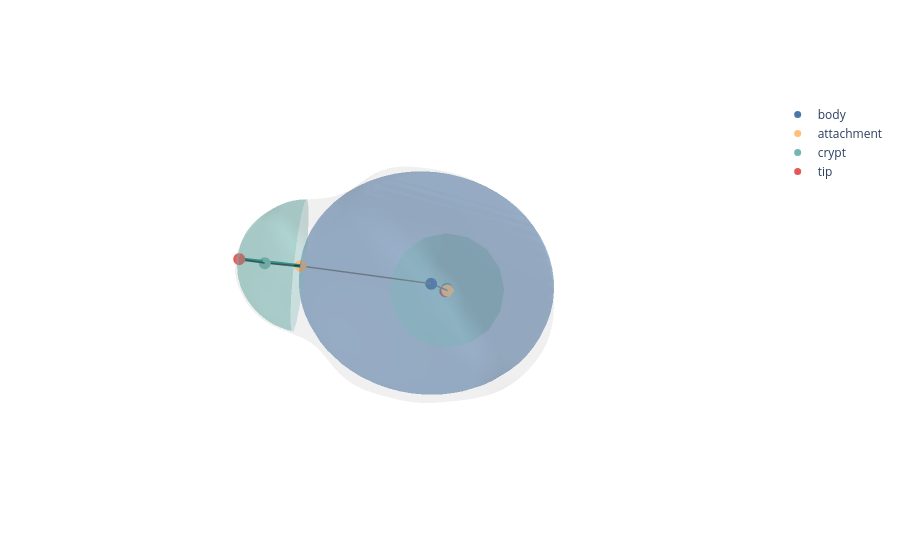
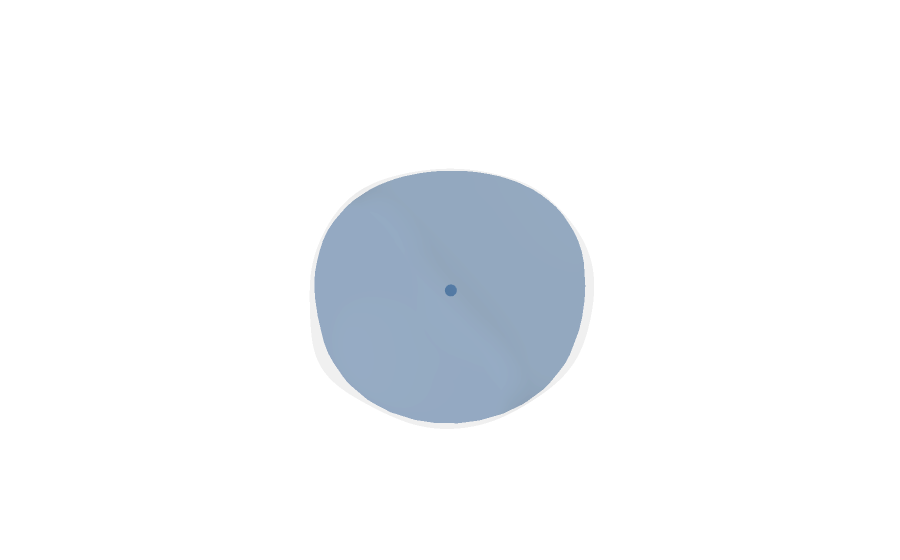

Here is the notebook cell these charts were saved with, in order:
### Markdown cell above
## 5) Run the experimental pipeline

For each organoid:

1. run current crypt detection with optional body barrier protection before refinement;
2. reuse or fit the body barrier superellipsoid;
3. fit branch barrier ellipsoids from rough split-parent regions;
4. remove protected body/branch vertices from crypt-side region fields;
5. build the skeleton and fit final primitives.

### Code cell
def run_barrier_pipeline(record, *, show_plots=True):
    mesh = load_prepared_mesh(record)
    detection_kwargs = dict(DETECTION_KWARGS)
    detection_kwargs["filter_fn_list"] = make_filter_list(**FILTER_KWARGS)
    detection_kwargs.update(
        body_barrier_ellipsoid=USE_BODY_BARRIER_DURING_DETECTION,
        body_barrier_config=BARRIER_KWARGS,
        body_barrier_relative_height_threshold=BODY_RELATIVE_HEIGHT_THRESHOLD,
        body_barrier_min_candidate_vertices=BODY_BARRIER_MIN_CANDIDATE_VERTICES,
        body_barrier_sample_fraction=BARRIER_SAMPLE_FRACTION,
        body_barrier_sample_seed=BARRIER_SAMPLE_SEED,
        barrier_boundary_attachments=ASSIGN_ATTACHMENTS_FROM_BARRIER_CROSSINGS,
        barrier_crossing_kwargs=BARRIER_CROSSING_KWARGS,
        branch_barrier_config=BRANCH_BARRIER_KWARGS,
        branch_barrier_relative_height_threshold=BRANCH_RELATIVE_HEIGHT_THRESHOLD,
        branch_barrier_min_candidate_vertices=MIN_BRANCH_BARRIER_VERTICES,
    )
    detections, intermediates = detect_crypts_for_skeleton(
        mesh,
        vocab,
        geodesic_fn=compute_geodesics_dijkstra,
        return_intermediates=True,
        **detection_kwargs,
    )

    barrier = barrier_results_from_intermediates(intermediates)
    barrier_adjusted_detections = detections

    protected_detections = protect_detection_regions_from_mask(
        barrier_adjusted_detections,
        barrier["protected_mask"],
        metadata_key="barrier_ellipsoid_protection",
    )
    graph_build_kwargs = dict(BUILD_KWARGS)
    if USE_INITIAL_BARRIER_BLOBS_FOR_BODY_BRANCH:
        graph_build_kwargs["body_center"] = barrier["body_fit"].center.tolist()
        graph_build_kwargs["branch_center_overrides"] = {
            branch_node_id: branch_fit.center.tolist()
            for branch_node_id, branch_fit in barrier["branch_fits"].items()
        }

    graph = build_skeleton_from_crypt_detections(
        vertices=mesh.v,
        faces=mesh.f,
        crypt_detections=protected_detections,
        **graph_build_kwargs,
    )
    skeleton_result = SkeletonizationResult(
        graph=graph,
        detections=protected_detections,
        intermediates={
            **intermediates,
            "barrier_ellipsoid": barrier,
            "barrier_adjusted_detections": barrier_adjusted_detections,
        },
        config=SkeletonizationConfig(detection_kwargs=detection_kwargs, build_kwargs=graph_build_kwargs),
        metadata={"record": dict(record), "label_uid": record["label_uid"]},
        mesh=mesh,
    )
    primitive_result = fit_primitives_for_skeletonization_result(
        skeleton_result,
        config=PRIMITIVE_CONFIG,
    )
    if USE_INITIAL_BARRIER_BLOBS_FOR_BODY_BRANCH:
        primitive_result = use_initial_barrier_blob_primitives(primitive_result, barrier)

    if show_plots:
        display(
            plot_barrier_ellipsoid(
                mesh,
                barrier["body_fit"],
                barrier["branch_fits"],
                body_mask=barrier["body_mask"],
                branch_masks=barrier["branch_masks"],
                title=f"{record['label_uid']} body/branch barrier primitives and masks",
            )
        )
        display(
            plot_mesh_with_skeleton_and_primitives(
                mesh.v,
                mesh.f,
                primitive_result.graph,
                backend="plotly",
                mesh_alpha=0.12,
                primitive_alpha=0.32,
                show_node_labels=False,
            )
        )

    return {
        "record": record,
        "mesh": mesh,
        "detections": detections,
        "barrier_adjusted_detections": barrier_adjusted_detections,
        "protected_detections": protected_detections,
        "barrier": barrier,
        "skeleton": skeleton_result,
        "primitives": primitive_result,
    }


barrier_results = []
for record in organoid_records:
    display(HTML(f"<h3>{record['label_uid']}</h3>"))
    result = run_barrier_pipeline(record, show_plots=True)
    barrier_results.append(result)
    barrier = result["barrier"]
    print("body primitive:", barrier["body_fit"].primitive_type)
    print("body primitive success:", barrier["body_fit"].success)
    print("body radii:", np.round(barrier["body_fit"].radii, 4))
    print("body epsilon_1:", round(float(barrier["body_fit"].epsilon_1), 4))
    print("body-owned vertices:", int(np.count_nonzero(barrier["body_mask"])))
    print("protected vertices:", int(np.count_nonzero(barrier["protected_mask"])))
    print("branch barriers:", list(barrier["branch_fits"]))

### Figure 1 — Plotly figure (JSON) as saved in the notebook; plotly's stock layout.template omitted (floating-point values rounded to 4 significant figures; data arrays with more than 128 entries replaced by an {"elided": "..."} marker saying what was removed)
{"data": [{"color": "lightgray", "hoverinfo": "skip", "i": {"elided": "35996 int values"}, "j": {"elided": "35996 int values"}, "k": {"elided": "35996 int values"}, "name": "mesh", "opacity": 0.12, "type": "mesh3d", "x": {"elided": "18000 float values"}, "y": {"elided": "18000 float values"}, "z": {"elided": "18000 float values"}}, {"hovertext": "crypt_0_body_to_attachment", "line": {"color": "#7f7f7f", "width": 3}, "mode": "lines", "name": "body_to_attachment", "showlegend": false, "type": "scatter3d", "x": [-0.4281, -3.256], "y": [0.4639, -1.334], "z": [-0.02555, -1.922]}, {"hovertext": "crypt_0_attachment_to_crypt", "line": {"color": "#222222", "width": 3}, "mode": "lines", "name": "attachment_to_crypt", "showlegend": false, "type": "scatter3d", "x": [-3.256, -3.73], "y": [-1.334, -1.786], "z": [-1.922, -2.175]}, {"hovertext": "crypt_0_crypt_to_tip", "line": {"color": "#222222", "width": 3}, "mode": "lines", "name": "crypt_to_tip", "showlegend": false, "type": "scatter3d", "x": [-3.73, -3.868], "y": [-1.786, -1.994], "z": [-2.175, -2.408]}, {"hovertext": "crypt_1_body_to_attachment", "line": {"color": "#7f7f7f", "width": 3}, "mode": "lines", "name": "body_to_attachment", "showlegend": false, "type": "scatter3d", "x": [-0.4281, 2.826], "y": [0.4639, -1.822], "z": [-0.02555, 0.8957]}, {"hovertext": "crypt_1_attachment_to_crypt", "line": {"color": "#222222", "width": 3}, "mode": "lines", "name": "attachment_to_crypt", "showlegend": false, "type": "scatter3d", "x": [2.826, 3.63], "y": [-1.822, -2.429], "z": [0.8957, 1.049]}, {"hovertext": "crypt_1_crypt_to_tip", "line": {"color": "#222222", "width": 3}, "mode": "lines", "name": "crypt_to_tip", "showlegend": false, "type": "scatter3d", "x": [3.63, 4.167], "y": [-2.429, -2.885], "z": [1.049, 1.204]}, {"hovertext": "crypt_0_path_0", "line": {"color": "#008b8b", "width": 7}, "mode": "lines", "name": "smooth crypt centerline", "showlegend": false, "type": "scatter3d", "x": [-3.256, -3.868], "y": [-1.334, -1.994], "z": [-1.922, -2.408]}, {"hovertext": "crypt_1_path_0", "line": {"color": "#008b8b", "width": 7}, "mode": "lines", "name": "smooth crypt centerline", "showlegend": false, "type": "scatter3d", "x": [2.826, 4.167], "y": [-1.822, -2.885], "z": [0.8957, 1.204]}, {"hovertext": ["body"], "marker": {"color": "#4c78a8", "size": 7}, "mode": "markers", "name": "body", "textposition": "top center", "type": "scatter3d", "x": [-0.4281], "y": [0.4639], "z": [-0.02555]}, {"hovertext": ["crypt_0_attachment", "crypt_1_attachment"], "marker": {"color": "#ffbf79", "size": 7}, "mode": "markers", "name": "attachment", "textposition": "top center", "type": "scatter3d", "x": [-3.256, 2.826], "y": [-1.334, -1.822], "z": [-1.922, 0.8957]}, {"hovertext": ["crypt_0_crypt", "crypt_1_crypt"], "marker": {"color": "#72b7b2", "size": 7}, "mode": "markers", "name": "crypt", "textposition": "top center", "type": "scatter3d", "x": [-3.73, 3.63], "y": [-1.786, -2.429], "z": [-2.175, 1.049]}, {"hovertext": ["crypt_0_tip", "crypt_1_tip"], "marker": {"color": "#e45756", "size": 7}, "mode": "markers", "name": "tip", "textposition": "top center", "type": "scatter3d", "x": [-3.868, 4.167], "y": [-1.994, -2.885], "z": [-2.408, 1.204]}, {"color": "#4c78a8", "hovertext": "body", "i": {"elided": "1984 int values"}, "j": {"elided": "1984 int values"}, "k": {"elided": "1984 int values"}, "name": "body", "opacity": 0.32, "type": "mesh3d", "x": {"elided": "1024 float values"}, "y": {"elided": "1024 float values"}, "z": {"elided": "1024 float values"}}, {"color": "#72b7b2", "hovertext": "crypt_0_path_0", "i": {"elided": "1008 int values"}, "j": {"elided": "1008 int values"}, "k": {"elided": "1008 int values"}, "name": "crypt_0_path_0", "opacity": 0.32, "type": "mesh3d", "x": {"elided": "513 float values"}, "y": {"elided": "513 float values"}, "z": {"elided": "513 float values"}}, {"color": "#72b7b2", "hovertext": "crypt_1_path_0", "i": {"elided": "1008 int values"}, "j": {"elided": "1008 int values"}, "k": {"elided": "1008 int values"}, "name": "crypt_1_path_0", "opacity": 0.32, "type": "mesh3d", "x": {"elided": "513 float values"}, "y": {"elided": "513 float values"}, "z": {"elided": "513 float values"}}], "layout": {"scene": {"aspectmode": "data", "camera": {"eye": {"x": 1.05, "y": 1.05, "z": 0.75}}, "xaxis": {"visible": false}, "yaxis": {"visible": false}, "zaxis": {"visible": false}}}}

### Figure 2 — Plotly figure (JSON) as saved in the notebook; plotly's stock layout.template omitted (floating-point values rounded to 4 significant figures; data arrays with more than 128 entries replaced by an {"elided": "..."} marker saying what was removed)
{"data": [{"color": "lightgray", "hoverinfo": "skip", "i": {"elided": "35998 int values"}, "j": {"elided": "35998 int values"}, "k": {"elided": "35998 int values"}, "name": "mesh", "opacity": 0.12, "type": "mesh3d", "x": {"elided": "18001 float values"}, "y": {"elided": "18001 float values"}, "z": {"elided": "18001 float values"}}, {"hovertext": ["body"], "marker": {"color": "#4c78a8", "size": 7}, "mode": "markers", "name": "body", "textposition": "top center", "type": "scatter3d", "x": [0.01052], "y": [-0.01236], "z": [0.005505]}, {"color": "#4c78a8", "hovertext": "body", "i": {"elided": "1984 int values"}, "j": {"elided": "1984 int values"}, "k": {"elided": "1984 int values"}, "name": "body", "opacity": 0.32, "type": "mesh3d", "x": {"elided": "1024 float values"}, "y": {"elided": "1024 float values"}, "z": {"elided": "1024 float values"}}], "layout": {"scene": {"aspectmode": "data", "camera": {"eye": {"x": 1.05, "y": 1.05, "z": 0.75}}, "xaxis": {"visible": false}, "yaxis": {"visible": false}, "zaxis": {"visible": false}}}}
